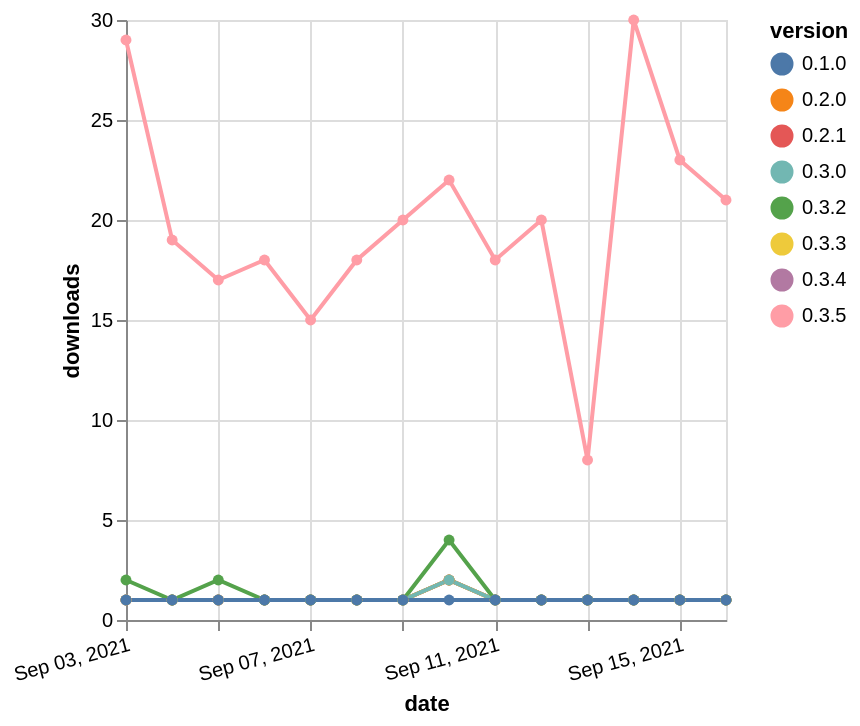

This figure's Vega-Lite source:
### Vega-Lite specification from a JSON file in a GitHub repository (floating-point values rounded to 4 significant figures)
{"$schema": "https://vega.github.io/schema/vega-lite/v5.json", "description": "A simple bar chart with embedded data.", "data": {"values": [{"date": "2021-09-03", "total": 4746, "delta": 1, "version": "0.3.4"}, {"date": "2021-09-04", "total": 4747, "delta": 1, "version": "0.3.4"}, {"date": "2021-09-05", "total": 4748, "delta": 1, "version": "0.3.4"}, {"date": "2021-09-06", "total": 4749, "delta": 1, "version": "0.3.4"}, {"date": "2021-09-07", "total": 4750, "delta": 1, "version": "0.3.4"}, {"date": "2021-09-08", "total": 4751, "delta": 1, "version": "0.3.4"}, {"date": "2021-09-09", "total": 4752, "delta": 1, "version": "0.3.4"}, {"date": "2021-09-10", "total": 4754, "delta": 2, "version": "0.3.4"}, {"date": "2021-09-11", "total": 4755, "delta": 1, "version": "0.3.4"}, {"date": "2021-09-12", "total": 4756, "delta": 1, "version": "0.3.4"}, {"date": "2021-09-13", "total": 4757, "delta": 1, "version": "0.3.4"}, {"date": "2021-09-14", "total": 4758, "delta": 1, "version": "0.3.4"}, {"date": "2021-09-15", "total": 4759, "delta": 1, "version": "0.3.4"}, {"date": "2021-09-16", "total": 4760, "delta": 1, "version": "0.3.4"}, {"date": "2021-09-03", "total": 230, "delta": 1, "version": "0.2.0"}, {"date": "2021-09-04", "total": 231, "delta": 1, "version": "0.2.0"}, {"date": "2021-09-05", "total": 232, "delta": 1, "version": "0.2.0"}, {"date": "2021-09-06", "total": 233, "delta": 1, "version": "0.2.0"}, {"date": "2021-09-07", "total": 234, "delta": 1, "version": "0.2.0"}, {"date": "2021-09-08", "total": 235, "delta": 1, "version": "0.2.0"}, {"date": "2021-09-09", "total": 236, "delta": 1, "version": "0.2.0"}, {"date": "2021-09-10", "total": 238, "delta": 2, "version": "0.2.0"}, {"date": "2021-09-11", "total": 239, "delta": 1, "version": "0.2.0"}, {"date": "2021-09-12", "total": 240, "delta": 1, "version": "0.2.0"}, {"date": "2021-09-13", "total": 241, "delta": 1, "version": "0.2.0"}, {"date": "2021-09-14", "total": 242, "delta": 1, "version": "0.2.0"}, {"date": "2021-09-15", "total": 243, "delta": 1, "version": "0.2.0"}, {"date": "2021-09-16", "total": 244, "delta": 1, "version": "0.2.0"}, {"date": "2021-09-03", "total": 238, "delta": 1, "version": "0.2.1"}, {"date": "2021-09-04", "total": 239, "delta": 1, "version": "0.2.1"}, {"date": "2021-09-05", "total": 240, "delta": 1, "version": "0.2.1"}, {"date": "2021-09-06", "total": 241, "delta": 1, "version": "0.2.1"}, {"date": "2021-09-07", "total": 242, "delta": 1, "version": "0.2.1"}, {"date": "2021-09-08", "total": 243, "delta": 1, "version": "0.2.1"}, {"date": "2021-09-09", "total": 244, "delta": 1, "version": "0.2.1"}, {"date": "2021-09-10", "total": 246, "delta": 2, "version": "0.2.1"}, {"date": "2021-09-11", "total": 247, "delta": 1, "version": "0.2.1"}, {"date": "2021-09-12", "total": 248, "delta": 1, "version": "0.2.1"}, {"date": "2021-09-13", "total": 249, "delta": 1, "version": "0.2.1"}, {"date": "2021-09-14", "total": 250, "delta": 1, "version": "0.2.1"}, {"date": "2021-09-15", "total": 251, "delta": 1, "version": "0.2.1"}, {"date": "2021-09-16", "total": 252, "delta": 1, "version": "0.2.1"}, {"date": "2021-09-03", "total": 3162, "delta": 29, "version": "0.3.5"}, {"date": "2021-09-04", "total": 3181, "delta": 19, "version": "0.3.5"}, {"date": "2021-09-05", "total": 3198, "delta": 17, "version": "0.3.5"}, {"date": "2021-09-06", "total": 3216, "delta": 18, "version": "0.3.5"}, {"date": "2021-09-07", "total": 3231, "delta": 15, "version": "0.3.5"}, {"date": "2021-09-08", "total": 3249, "delta": 18, "version": "0.3.5"}, {"date": "2021-09-09", "total": 3269, "delta": 20, "version": "0.3.5"}, {"date": "2021-09-10", "total": 3291, "delta": 22, "version": "0.3.5"}, {"date": "2021-09-11", "total": 3309, "delta": 18, "version": "0.3.5"}, {"date": "2021-09-12", "total": 3329, "delta": 20, "version": "0.3.5"}, {"date": "2021-09-13", "total": 3337, "delta": 8, "version": "0.3.5"}, {"date": "2021-09-14", "total": 3367, "delta": 30, "version": "0.3.5"}, {"date": "2021-09-15", "total": 3390, "delta": 23, "version": "0.3.5"}, {"date": "2021-09-16", "total": 3411, "delta": 21, "version": "0.3.5"}, {"date": "2021-09-03", "total": 266, "delta": 1, "version": "0.3.3"}, {"date": "2021-09-04", "total": 267, "delta": 1, "version": "0.3.3"}, {"date": "2021-09-05", "total": 268, "delta": 1, "version": "0.3.3"}, {"date": "2021-09-06", "total": 269, "delta": 1, "version": "0.3.3"}, {"date": "2021-09-07", "total": 270, "delta": 1, "version": "0.3.3"}, {"date": "2021-09-08", "total": 271, "delta": 1, "version": "0.3.3"}, {"date": "2021-09-09", "total": 272, "delta": 1, "version": "0.3.3"}, {"date": "2021-09-10", "total": 274, "delta": 2, "version": "0.3.3"}, {"date": "2021-09-11", "total": 275, "delta": 1, "version": "0.3.3"}, {"date": "2021-09-12", "total": 276, "delta": 1, "version": "0.3.3"}, {"date": "2021-09-13", "total": 277, "delta": 1, "version": "0.3.3"}, {"date": "2021-09-14", "total": 278, "delta": 1, "version": "0.3.3"}, {"date": "2021-09-15", "total": 279, "delta": 1, "version": "0.3.3"}, {"date": "2021-09-16", "total": 280, "delta": 1, "version": "0.3.3"}, {"date": "2021-09-03", "total": 419, "delta": 2, "version": "0.3.2"}, {"date": "2021-09-04", "total": 420, "delta": 1, "version": "0.3.2"}, {"date": "2021-09-05", "total": 422, "delta": 2, "version": "0.3.2"}, {"date": "2021-09-06", "total": 423, "delta": 1, "version": "0.3.2"}, {"date": "2021-09-07", "total": 424, "delta": 1, "version": "0.3.2"}, {"date": "2021-09-08", "total": 425, "delta": 1, "version": "0.3.2"}, {"date": "2021-09-09", "total": 426, "delta": 1, "version": "0.3.2"}, {"date": "2021-09-10", "total": 430, "delta": 4, "version": "0.3.2"}, {"date": "2021-09-11", "total": 431, "delta": 1, "version": "0.3.2"}, {"date": "2021-09-12", "total": 432, "delta": 1, "version": "0.3.2"}, {"date": "2021-09-13", "total": 433, "delta": 1, "version": "0.3.2"}, {"date": "2021-09-14", "total": 434, "delta": 1, "version": "0.3.2"}, {"date": "2021-09-15", "total": 435, "delta": 1, "version": "0.3.2"}, {"date": "2021-09-16", "total": 436, "delta": 1, "version": "0.3.2"}, {"date": "2021-09-03", "total": 188, "delta": 1, "version": "0.3.0"}, {"date": "2021-09-04", "total": 189, "delta": 1, "version": "0.3.0"}, {"date": "2021-09-05", "total": 190, "delta": 1, "version": "0.3.0"}, {"date": "2021-09-06", "total": 191, "delta": 1, "version": "0.3.0"}, {"date": "2021-09-07", "total": 192, "delta": 1, "version": "0.3.0"}, {"date": "2021-09-08", "total": 193, "delta": 1, "version": "0.3.0"}, {"date": "2021-09-09", "total": 194, "delta": 1, "version": "0.3.0"}, {"date": "2021-09-10", "total": 196, "delta": 2, "version": "0.3.0"}, {"date": "2021-09-11", "total": 197, "delta": 1, "version": "0.3.0"}, {"date": "2021-09-12", "total": 198, "delta": 1, "version": "0.3.0"}, {"date": "2021-09-13", "total": 199, "delta": 1, "version": "0.3.0"}, {"date": "2021-09-14", "total": 200, "delta": 1, "version": "0.3.0"}, {"date": "2021-09-15", "total": 201, "delta": 1, "version": "0.3.0"}, {"date": "2021-09-16", "total": 202, "delta": 1, "version": "0.3.0"}, {"date": "2021-09-03", "total": 231, "delta": 1, "version": "0.1.0"}, {"date": "2021-09-04", "total": 232, "delta": 1, "version": "0.1.0"}, {"date": "2021-09-05", "total": 233, "delta": 1, "version": "0.1.0"}, {"date": "2021-09-06", "total": 234, "delta": 1, "version": "0.1.0"}, {"date": "2021-09-07", "total": 235, "delta": 1, "version": "0.1.0"}, {"date": "2021-09-08", "total": 236, "delta": 1, "version": "0.1.0"}, {"date": "2021-09-09", "total": 237, "delta": 1, "version": "0.1.0"}, {"date": "2021-09-10", "total": 238, "delta": 1, "version": "0.1.0"}, {"date": "2021-09-11", "total": 239, "delta": 1, "version": "0.1.0"}, {"date": "2021-09-12", "total": 240, "delta": 1, "version": "0.1.0"}, {"date": "2021-09-13", "total": 241, "delta": 1, "version": "0.1.0"}, {"date": "2021-09-14", "total": 242, "delta": 1, "version": "0.1.0"}, {"date": "2021-09-15", "total": 243, "delta": 1, "version": "0.1.0"}, {"date": "2021-09-16", "total": 244, "delta": 1, "version": "0.1.0"}]}, "width": "container", "mark": {"type": "line", "point": {"filled": true}}, "encoding": {"x": {"field": "date", "type": "temporal", "timeUnit": "yearmonthdate", "title": "date", "axis": {"labelAngle": -15}}, "y": {"field": "delta", "type": "quantitative", "title": "downloads"}, "color": {"field": "version", "type": "nominal"}, "tooltip": {"field": "delta"}}}
